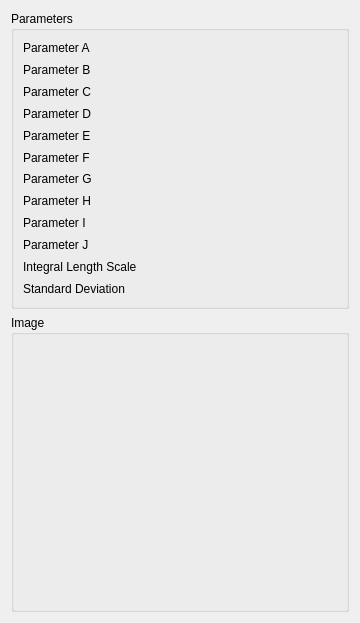
<?xml version="1.0" encoding="UTF-8"?>
<ui version="4.0">
 <class>WindLabGui::DlgGeneralizedVonKarmanSpectrum</class>
 <widget class="QWidget" name="WindLabGui::DlgGeneralizedVonKarmanSpectrum">
  <property name="geometry">
   <rect>
    <x>0</x>
    <y>0</y>
    <width>360</width>
    <height>623</height>
   </rect>
  </property>
  <property name="windowTitle">
   <string>Feature Parameters</string>
  </property>
  <property name="sizeGripEnabled" stdset="0">
   <bool>true</bool>
  </property>
  <layout class="QGridLayout" name="gridLayout">
   <item row="1" column="0">
    <widget class="QGroupBox" name="GroupBox5_5">
     <property name="title">
      <string>Image</string>
     </property>
     <layout class="QGridLayout" name="_6">
      <property name="leftMargin">
       <number>9</number>
      </property>
      <property name="topMargin">
       <number>9</number>
      </property>
      <property name="rightMargin">
       <number>9</number>
      </property>
      <property name="bottomMargin">
       <number>9</number>
      </property>
      <property name="spacing">
       <number>6</number>
      </property>
      <item row="1" column="0">
       <layout class="QHBoxLayout" name="horizontalLayout_9" stretch="0">
        <item>
         <widget class="QLabel" name="label_Image">
          <property name="text">
           <string/>
          </property>
         </widget>
        </item>
       </layout>
      </item>
     </layout>
    </widget>
   </item>
   <item row="0" column="0">
    <widget class="QGroupBox" name="GroupBox5_3">
     <property name="title">
      <string>Parameters</string>
     </property>
     <layout class="QGridLayout" name="_3">
      <property name="leftMargin">
       <number>9</number>
      </property>
      <property name="topMargin">
       <number>9</number>
      </property>
      <property name="rightMargin">
       <number>9</number>
      </property>
      <property name="bottomMargin">
       <number>9</number>
      </property>
      <property name="spacing">
       <number>6</number>
      </property>
      <item row="1" column="0">
       <layout class="QHBoxLayout" name="horizontalLayout" stretch="0,0">
        <item>
         <widget class="QLabel" name="label">
          <property name="text">
           <string>Parameter A</string>
          </property>
         </widget>
        </item>
        <item>
         <widget class="Gui::QuantitySpinBox" name="doubleSpinBox_ParameterA" native="true">
          <property name="keyboardTracking" stdset="0">
           <bool>false</bool>
          </property>
         </widget>
        </item>
       </layout>
      </item>
      <item row="7" column="0">
       <layout class="QHBoxLayout" name="horizontalLayout_13" stretch="0,0">
        <item>
         <widget class="QLabel" name="label_12">
          <property name="text">
           <string>Parameter G</string>
          </property>
         </widget>
        </item>
        <item>
         <widget class="Gui::QuantitySpinBox" name="doubleSpinBox_ParameterG" native="true">
          <property name="keyboardTracking" stdset="0">
           <bool>false</bool>
          </property>
         </widget>
        </item>
       </layout>
      </item>
      <item row="3" column="0">
       <layout class="QHBoxLayout" name="horizontalLayout_3" stretch="0,0">
        <item>
         <widget class="QLabel" name="label_3">
          <property name="text">
           <string>Parameter C</string>
          </property>
         </widget>
        </item>
        <item>
         <widget class="Gui::QuantitySpinBox" name="doubleSpinBox_ParameterC" native="true">
          <property name="keyboardTracking" stdset="0">
           <bool>false</bool>
          </property>
         </widget>
        </item>
       </layout>
      </item>
      <item row="5" column="0">
       <layout class="QHBoxLayout" name="horizontalLayout_4" stretch="0,0">
        <item>
         <widget class="QLabel" name="label_4">
          <property name="text">
           <string>Parameter E</string>
          </property>
         </widget>
        </item>
        <item>
         <widget class="Gui::QuantitySpinBox" name="doubleSpinBox_ParameterE" native="true">
          <property name="keyboardTracking" stdset="0">
           <bool>false</bool>
          </property>
         </widget>
        </item>
       </layout>
      </item>
      <item row="6" column="0">
       <layout class="QHBoxLayout" name="horizontalLayout_12" stretch="0,0">
        <item>
         <widget class="QLabel" name="label_11">
          <property name="text">
           <string>Parameter F</string>
          </property>
         </widget>
        </item>
        <item>
         <widget class="Gui::QuantitySpinBox" name="doubleSpinBox_ParameterF" native="true">
          <property name="keyboardTracking" stdset="0">
           <bool>false</bool>
          </property>
         </widget>
        </item>
       </layout>
      </item>
      <item row="9" column="0">
       <layout class="QHBoxLayout" name="horizontalLayout_15" stretch="0,0">
        <item>
         <widget class="QLabel" name="label_14">
          <property name="text">
           <string>Parameter I</string>
          </property>
         </widget>
        </item>
        <item>
         <widget class="Gui::QuantitySpinBox" name="doubleSpinBox_ParameterI" native="true">
          <property name="keyboardTracking" stdset="0">
           <bool>false</bool>
          </property>
         </widget>
        </item>
       </layout>
      </item>
      <item row="2" column="0">
       <layout class="QHBoxLayout" name="horizontalLayout_6" stretch="0,0">
        <item>
         <widget class="QLabel" name="label_6">
          <property name="text">
           <string>Parameter B</string>
          </property>
         </widget>
        </item>
        <item>
         <widget class="Gui::QuantitySpinBox" name="doubleSpinBox_ParameterB" native="true">
          <property name="keyboardTracking" stdset="0">
           <bool>false</bool>
          </property>
         </widget>
        </item>
       </layout>
      </item>
      <item row="4" column="0">
       <layout class="QHBoxLayout" name="horizontalLayout_2" stretch="0,0">
        <item>
         <widget class="QLabel" name="label_2">
          <property name="text">
           <string>Parameter D</string>
          </property>
         </widget>
        </item>
        <item>
         <widget class="Gui::QuantitySpinBox" name="doubleSpinBox_ParameterD" native="true">
          <property name="keyboardTracking" stdset="0">
           <bool>false</bool>
          </property>
         </widget>
        </item>
       </layout>
      </item>
      <item row="10" column="0">
       <layout class="QHBoxLayout" name="horizontalLayout_16" stretch="0,0">
        <item>
         <widget class="QLabel" name="label_15">
          <property name="text">
           <string>Parameter J</string>
          </property>
         </widget>
        </item>
        <item>
         <widget class="Gui::QuantitySpinBox" name="doubleSpinBox_ParameterJ" native="true">
          <property name="keyboardTracking" stdset="0">
           <bool>false</bool>
          </property>
         </widget>
        </item>
       </layout>
      </item>
      <item row="8" column="0">
       <layout class="QHBoxLayout" name="horizontalLayout_14" stretch="0,0">
        <item>
         <widget class="QLabel" name="label_13">
          <property name="text">
           <string>Parameter H</string>
          </property>
         </widget>
        </item>
        <item>
         <widget class="Gui::QuantitySpinBox" name="doubleSpinBox_ParameterH" native="true">
          <property name="keyboardTracking" stdset="0">
           <bool>false</bool>
          </property>
         </widget>
        </item>
       </layout>
      </item>
      <item row="11" column="0">
       <layout class="QHBoxLayout" name="horizontalLayout_17" stretch="0,0">
        <item>
         <widget class="QLabel" name="label_16">
          <property name="text">
           <string>Integral Length Scale</string>
          </property>
         </widget>
        </item>
        <item>
         <widget class="Gui::QuantitySpinBox" name="doubleSpinBox_IntegralLengthScale" native="true">
          <property name="keyboardTracking" stdset="0">
           <bool>false</bool>
          </property>
         </widget>
        </item>
       </layout>
      </item>
      <item row="12" column="0">
       <layout class="QHBoxLayout" name="horizontalLayout_18" stretch="0,0">
        <item>
         <widget class="QLabel" name="label_17">
          <property name="text">
           <string>Standard Deviation</string>
          </property>
         </widget>
        </item>
        <item>
         <widget class="Gui::QuantitySpinBox" name="doubleSpinBox_StandardDeviation" native="true">
          <property name="keyboardTracking" stdset="0">
           <bool>false</bool>
          </property>
         </widget>
        </item>
       </layout>
      </item>
     </layout>
    </widget>
   </item>
  </layout>
 </widget>
 <customwidgets>
  <customwidget>
   <class>Gui::QuantitySpinBox</class>
   <extends>QWidget</extends>
   <header>Gui/QuantitySpinBox.h</header>
  </customwidget>
 </customwidgets>
 <resources/>
 <connections/>
</ui>
